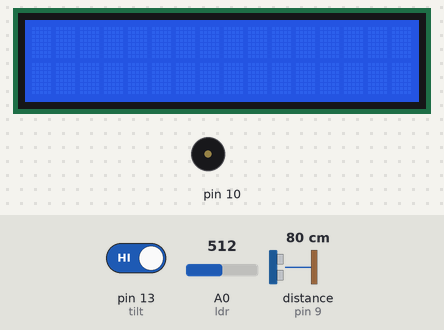
A sketch run on a simulated Arduino Uno, built with avr-gcc and run on an emulated ATmega328P. Parts: 16×2 character LCD, buzzer (waves = sounding). The test bench sets the inputs (shaded band); at power-on: A0 (ldr) = 512, pin 13 (tilt) HIGH, distance to the obstacle (sensor on pin 9) 80 cm. The echo pulse lasts 58.3 µs per cm; the modem accepts every AT command (registered, SIM ready, sends succeed) and sends nothing else; what the sketch prints to the serial monitor is not drawn.

Above: at 1.3 s.
1.4 s: A0 (ldr) set to 534
At 2.8 s:
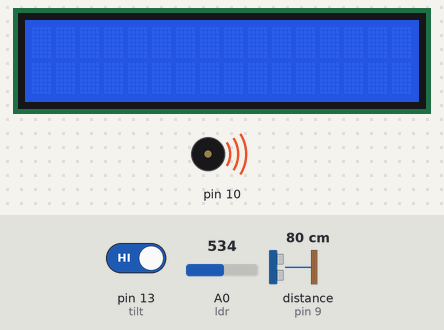
At 4.8 s:
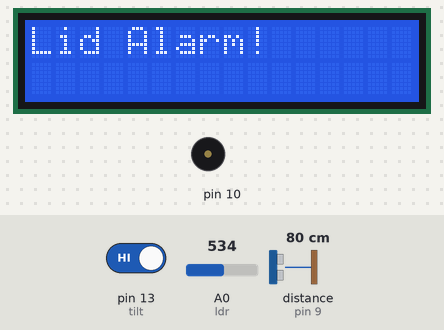
5.6 s: pin 13 (tilt) driven LOW
At 9.3 s:
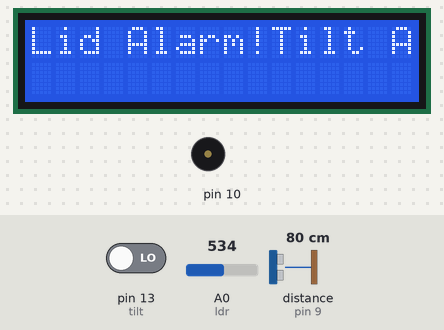
9.6 s: distance to the obstacle (sensor on pin 9) set to 2 cm
15.5 s: distance to the obstacle (sensor on pin 9) set to 35 cm
Timing chart, 0 to 18.5 s (numbered marks = the images above; inputs shaded):
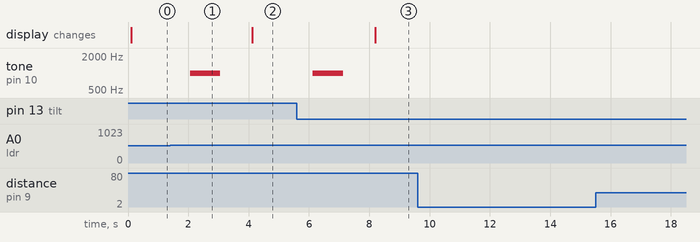

Measured:
- the behaviour switches between 517 and 518 on A0 (ldr) (found by bisection; images 0 and 1)
- after the input at 1.4 s, tone on pin 10: silent → 1000 Hz after 0.66 s, → silent 1.0 s later
- after the input at 5.6 s, tone on pin 10: silent → 1000 Hz after 0.53 s, → silent 1.0 s later; the display: changes after 2.6 s (image 3)
- after the input at 9.6 s, every drawn part: stays the same
- after the input at 15.5 s, every drawn part: stays the same

The sketch:

script.ino
```cpp
#include <NewPing.h>
#include <Adafruit_Sensor.h>
#include<SoftwareSerial.h>
#include <NewTone.h>
#include <LiquidCrystal.h>

// Smartcan settings
boolean debug = true;
String server = "";
int port = 80;
String token = "";
String ssid = "";
String password = "";
long period = 300000L;

// Circuit
const int rx = 6;
const int tx = 7;
const int trigger = 8;
const int echo = 9;
const int piezo = 10;
const int tilt = 13;
const byte ldr = A0;
const int rs = 12;
const int en = 11;
const int d4 = 5;
const int d5 = 4;
const int d6 = 3;
const int d7 = 2;

// Variables
int _time;
boolean _status = false;
double _average;
long _lid = period * -1;
long _tip = period * -1;
int _state;
long _clock;

SoftwareSerial esp(rx,tx);
NewPing hc(trigger, echo, 20);
LiquidCrystal lcd(rs, en, d4, d5, d6, d7);

/*
  Pre-loop sensor and WiFi checks.
*/
void setup(){
  // Serial
  Serial.begin(9600);
  esp.begin(115200);

  // ESP8266-01
  transmit("AT+RST", 5, "OK");
  transmit("AT+CIPMUX=1", 5, "OK");
  transmit("AT+CWMODE=3", 5, "OK");
  transmit("AT+CWJAP=\"" + ssid + "\",\"" + password + "\"", 15, "OK");

  // LDR
  _average = level();
  Serial.println("LDR => " + String(_average));

  // Tilt
  pinMode(tilt, INPUT);
  digitalWrite(tilt, HIGH);
  _state = digitalRead(tilt);

  // Clock
  _clock = millis();

  // LCD
  lcd.begin(16,2);
}

/*
  A loop of checks that repeat every 1/4 of a second.
*/
void loop(){
  delay(10);

  // HC Counter
  int _distance = hc.ping_cm();
  if(_distance <= 3){
    Serial.println("Trigger");
    //request("count=1");
  }

  // Every 2 Seconds
  if(millis() >= _clock + 2000){
    _clock = millis();

    // Tilt Alarm
    int _tilt = digitalRead(tilt);
    if(_tilt != _state){
      _state = _tilt;

      if(millis() >= _tip + period){
        _tip = millis();

        // Error code
        alarm(true);
        delay(1000);
        alarm(false);

        // Notification Request
        request("tip=1");

        // LCD
        lcd.print("Tilt Alarm!");
      }
    }

    // LDR Alarm
    int _level = level();
    if(_level > _average + 5){
      if(millis() >= _lid + period){
        _lid = millis();

        // Error code
        alarm(true);
        delay(1000);
        alarm(false);

        // Notification Request
        request("lid=1");

        // LCD
        lcd.print("Lid Alarm!");
      }
    }

    // Debug Messages
    if(debug){
      Serial.println("Tilt => " + String(_tilt));
      Serial.println("LDR => " + String(_level));
    }
  }
}

/*
  Piezo functions used to toggle the buzzer on or off at the user's request.
*/
void alarm(boolean _status){
  // Start
  if(_status){
    NewTone(piezo, 1000);
  }
  // Stop
  else {
    noNewTone(piezo);
  }
}

/*
  ESP8266-01 functions used to preform GET requests and AT commands. Preformed as slave device, not directly on the module.
*/
void transmit(String _command, int _timeout, char _result[]){
  while(_time < _timeout){
    esp.println(_command);

    if(esp.find(_result)){
      _status = true;
      break;
    }

    _time++;
  }

  // Debug messages
  if(debug){
    Serial.print(_command);
    Serial.print(" => ");

    if(_status){
      Serial.println("Success\r");
    }

    else {
      Serial.println("Fail\r");

      // Error code
      alarm(true);
      delay(200);
      alarm(false);
      delay(200);
      alarm(true);
      delay(200);
      alarm(false);
    }
  }

  // Reset global variables
  _time = 0;
  _status = false;
}

void request(String _request){
  String _get = "GET /api.php?token=" + token + "&" + _request;
  transmit("AT+CIPMUX=1", 5, "OK");
  transmit("AT+CIPSTART=0,\"TCP\",\"" + server + "\"," + port, 15, "OK");
  transmit("AT+CIPSEND=0," + String(_get.length()+6), 5, ">");
  transmit(_get, 5, "SEND OK");
  transmit("AT+CIPCLOSE=0", 5, "OK");
}

/*
  LDR functions used to detect light level changes from the bottom of the lid.
*/
double level(){
  double _sum = 0;

  for(int i = 0; i < 5; i++){
    _sum += analogRead(ldr);
  }

  return _sum / 5;
}
```
